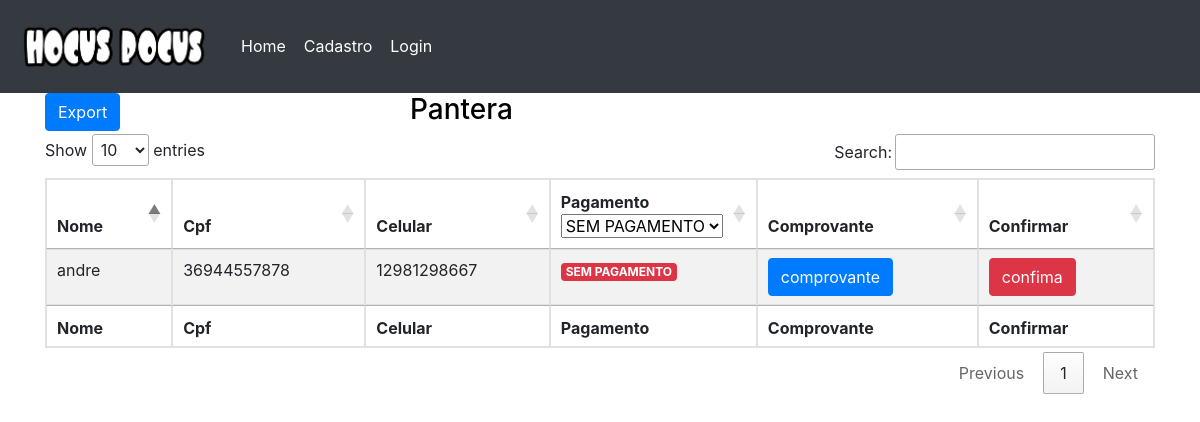
Page /lista/3 on the earlier database version.
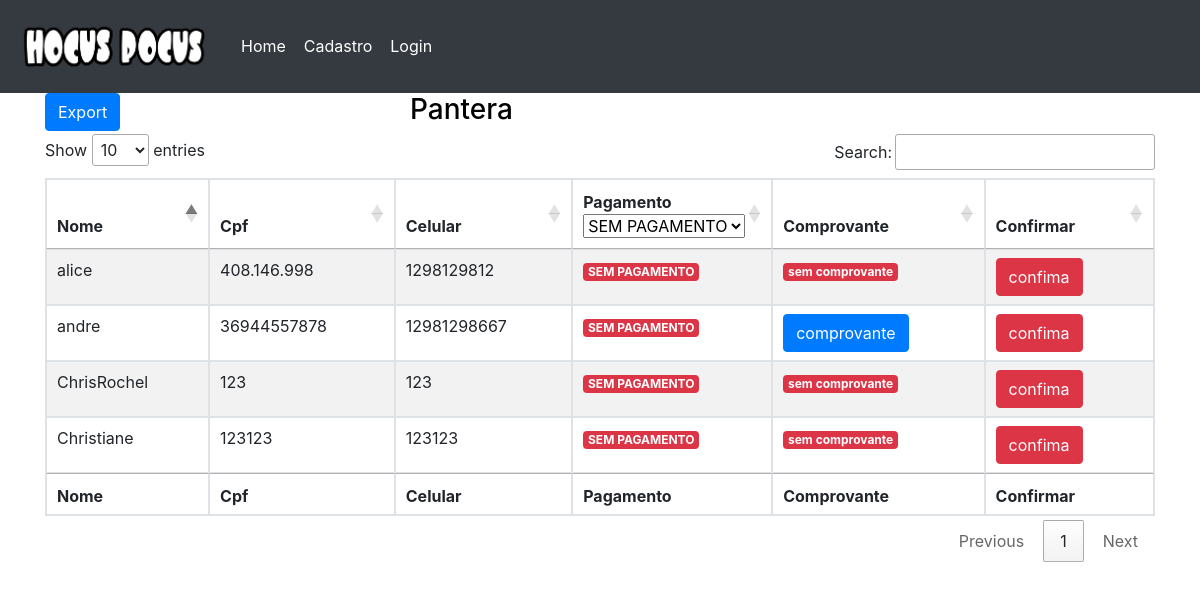
Same page on the later database version.
### show/models.py (models this page shows, shortened)
class Show(models.Model):
    titulo_show = models.CharField(max_length=100)
    descricao_show = models.CharField(max_length=300)
    horario_do_show = models.CharField(max_length=100, null=True)
    data_do_show = models.DateField(null=True)
    lista_reserva_sr = models.ManyToManyField(NomeLista, related_name="show")

class NomeLista(models.Model):
    nome = models.CharField(max_length=100)
    cpf = models.CharField(max_length=300)
    celular = models.CharField(max_length=300)
    pagamento = models.BooleanField(default=False)
    comprovante = models.ImageField(upload_to='static/comprovantes', blank=True)
    def __str__(self):
        return self.nome

### show/views.py (the view)
# urls.py: path('lista', lista, name='lista'),
def lista(request, id=1):
    if request.method == 'POST':
        id = request.POST['id']
        show = request.POST['show']
        cofirmapagamento = NomeLista.objects.filter(id=id)
        cofirmapagamento.update(
            pagamento=True)
        print(show)
        return redirect('lista/'+show)
    else:
        banner = Banner.objects.filter(publicada=True)
        show = Show.objects.filter(id=id)
        dados = {'banners': banner,
                 'show': show
        }
        return render(request, 'lista.html', dados)

### templates/lista.html (shortened to what this page needs)
{% extends 'base.html' %}
{% load static %}
{% block content %}
<body>
<link rel="stylesheet" href="https://cdn.jsdelivr.net/npm/bootstrap@4.6.2/dist/css/bootstrap.min.css">
<link rel="stylesheet" href="https://cdn.datatables.net/1.10.2/css/jquery.dataTables.min.css">
{% for nome_na_lista in show %}
<div class="container">
<div class="row header" style="text-align:center;color:black">
<div class="col-md-4 text-left"> <button id="export" class="btn btn-primary">Export</button> </div>
<h3>{{ nome_na_lista.titulo_show }}</h3>
</div>
<table id="example" class="table table-striped table-bordered" style="width:100%">
        <thead>
            <tr>
                <th>Nome</th>
                <th>Cpf</th>
                <th>Celular</th>
                <th>Pagamento</th>
                <th>Comprovante</th>
                <th>Confirmar</th>
            </tr>
        </thead>
        <tbody>
            {% for area in nome_na_lista.lista_reserva_sr.all %}
                                    <tr>
                                        <td>{{ area }}</td>
                                        <td>{{ area.cpf }}</td>
                                        <td>{{ area.celular }}</td>
                                        {% if area.pagamento %}
                                        <td><label class="badge badge-success">PAGO</label></td>
                                        {% else %}
                                        <td><label class="badge badge-danger">SEM PAGAMENTO</label></td>
                                        {% endif %}
                                        {% if area.comprovante %}
                                        <td><a href="{% url 'comprovante' %}/{{ area.id }}"> <button class="btn btn-primary"> comprovante </button>  </a></td>
                                        {% else %}
                                        <td> <label class="badge badge-danger"  > sem comprovante </label></td>
                                        {% endif %}
                                        <form action="{% url 'lista' %}" method="POST" >
                                        <td> <button class="btn btn-danger" type="submit"> confima</button></td>
                                            </form>
                                    </tr>
            {% endfor %}
        </tbody>
        <tfoot>
            <tr>
                <th>Nome</th>
                <th>Cpf</th>
                <th>Celular</th>
                <th>Pagamento</th>
                <th>Comprovante</th>
                <th>Confirmar</th>
            </tr>
        </tfoot>
    </table>
    </div>
{% endfor %}
{% endblock %}

### templates/base.html (shortened to what this page needs)
<!DOCTYPE html>
{% load static %}
<html lang="pt">
<head>
<link rel="stylesheet" href="https://cdn.jsdelivr.net/npm/bootstrap@4.6.2/dist/css/bootstrap.min.css">
</head>
<body>
{% include 'partials/_head.html' %}
{% block content %} {% endblock %}
</body>
</html>

### templates/partials/_head.html (shortened to what this page needs)
{% load static %}
  <nav class="navbar navbar-expand-lg navbar-dark bg-dark " >
    <a class="navbar-brand " href="#" ><img src="{% static 'LogoHocus.png' %}" class="img-fluid " width="200"  ></a>
      <div class="collapse navbar-collapse"  id="navbarSupportedContent">
        <ul class="navbar-nav" style="text-align: center">
            {% if user.is_authenticated %}
            <li class="nav-item badge-dark mt-2"> Ola {{ user.username }}! </li>
          <li class="nav-item active ">
            <a class="nav-link btn  btn-dark " href="{% url 'home' %}">Home </a>
          </li>
            <li class="nav-item active">
              <a class="nav-link btn  btn-dark " href="{% url 'logout' %}">Logout</a></li>
              <li class="nav-item active">
                <a class="nav-link btn  btn-dark " href="{% url 'dashboard' %}">Minha Area</a></li>
           {% else %}
          <li class="nav-item active ">
            <a class="nav-link btn  btn-dark " href="{% url 'home' %}">Home </a>
          </li>
          <li class="nav-item active ">
            <a class="nav-link btn btn-dark" href="{% url 'cadastro' %}">Cadastro</a></li>
          <li class="nav-item active ">
            <a class="nav-link btn btn-dark" href="{% url 'login' %}">Login</a></li>
          {% endif %}
        </ul>
      </div>
  </nav>

Differences in the rows shown:
added NomeLista: nome "alice", cpf "408.146.998", celular "1298129812", pagamento "SEM PAGAMENTO", comprovante "sem comprovante"
added NomeLista: nome "Christiane", cpf "123123", celular "123123", pagamento "SEM PAGAMENTO", comprovante "sem comprovante"
added NomeLista: nome "ChrisRochel", cpf "123", celular "123", pagamento "SEM PAGAMENTO", comprovante "sem comprovante"
